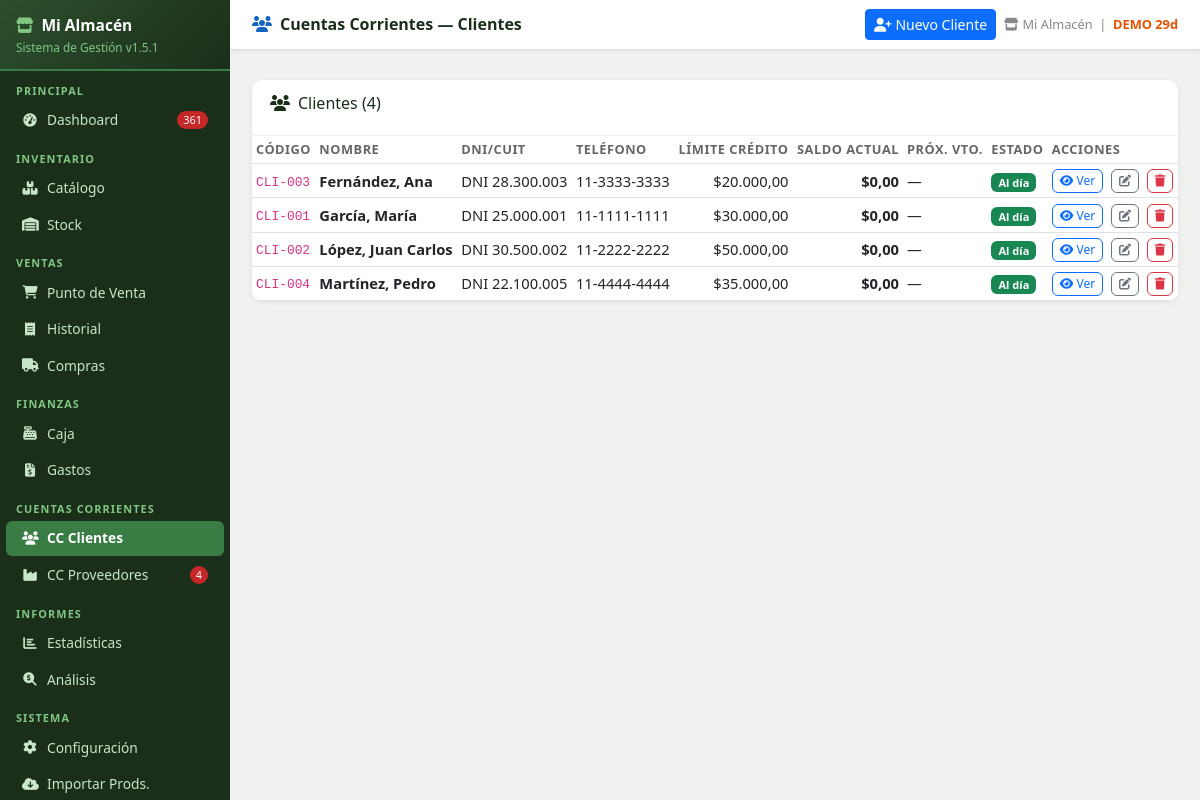
Screenshot of /cc_clientes (signed in) with the database file from the repository.
### tables this page shows
CREATE TABLE config (
            clave TEXT PRIMARY KEY,
            valor TEXT
        );

CREATE TABLE clientes (
            id INTEGER PRIMARY KEY AUTOINCREMENT,
            codigo TEXT UNIQUE,
            nombre TEXT NOT NULL,
            dni_cuit TEXT DEFAULT '',
            telefono TEXT DEFAULT '',
            email TEXT DEFAULT '',
            limite_credito REAL DEFAULT 0,
            activo INTEGER DEFAULT 1
        );

### app.py (the view)
@app.route('/cc_clientes')
@login_required
def cc_clientes():
    clientes = db.get_cc_clientes_resumen()
    hoy = date.today().isoformat()
    return render_template('cc_clientes.html', clientes=clientes, hoy=hoy)

### app.py (called while the page is built)
def login_required(f):
    @wraps(f)
    def decorated(*args, **kwargs):
        if 'user' not in session:
            flash('⚠ Debés iniciar sesión para acceder.', 'warning')
            return redirect(url_for('login', next=request.path))
        return f(*args, **kwargs)
    return decorated

@app.before_request
def before():
    global _scheduler_started
    db.init_db()
    if not _scheduler_started:
        _scheduler_started = True
        iniciar_backup_scheduler()
    public = {'/login', '/static'}
    if any(request.path.startswith(p) for p in public):
        return
    if request.path == '/favicon.ico':
        return
    if 'user' in session:
        try:
            inv_at = db.get_config().get('sessions_invalidated_at', '')
            login_at = session.get('login_date', '')
            if inv_at and login_at and login_at < inv_at:
                session.clear()
        except Exception:
            pass
    if 'user' not in session and request.endpoint not in ('login', 'apagar_rapido', 'static', None):
        return redirect(url_for('login', next=request.path))

def fmt_ars(v):
    try:
        return f"${float(v):,.2f}".replace(',','X').replace('.',',').replace('X','.')
    except:
        return "$0,00"

### database.py (called while the page is built, shortened)
def get_conn():
    conn = sqlite3.connect(DB_PATH)
    conn.row_factory = sqlite3.Row
    conn.execute("PRAGMA foreign_keys = ON")
    return conn

def q(sql, params=(), fetchall=True, fetchone=False, commit=False):
    conn = get_conn()
    try:
        c = conn.cursor()
        c.execute(sql, params)
        if commit:
            conn.commit()
            return c.lastrowid
        if fetchone:
            return c.fetchone()
        if fetchall:
            return c.fetchall()
    finally:
        conn.close()

def init_db():
    global _db_initialized
    if _db_initialized:
        return

def get_config():
    rows = q("SELECT clave, valor FROM config")
    return {r['clave']: r['valor'] for r in rows}

def get_cc_clientes_resumen():
    rows = q("""SELECT cl.*,
        COALESCE(SUM(m.debe),0)-COALESCE(SUM(m.haber),0) as saldo_actual,
        MAX(m.vencimiento) as proximo_vto
        FROM clientes cl
        LEFT JOIN cc_clientes_mov m ON m.cliente_id=cl.id
        WHERE cl.activo=1
        GROUP BY cl.id ORDER BY cl.nombre""")
    return rows

### templates/cc_clientes.html (shortened to what this page needs)
{% extends 'base.html' %}
{% block page_title %}<i class="fas fa-users me-2" style="color:#1565c0"></i>Cuentas Corrientes — Clientes{% endblock %}
{% block topbar_actions %}
<button class="btn btn-primary btn-sm" data-bs-toggle="modal" data-bs-target="#nuevoClienteModal">
  <i class="fas fa-user-plus me-1"></i>Nuevo Cliente
</button>
{% endblock %}
{% block content %}
<div class="table-card mb-3">
  <div class="tc-header"><h6><i class="fas fa-users me-2"></i>Clientes ({{ clientes|length }})</h6></div>
  <div class="table-responsive">
    <table class="table table-sm mb-0">
      <thead>
        <tr><th>Código</th><th>Nombre</th><th>DNI/CUIT</th><th>Teléfono</th>
        <th class="text-end">Límite Crédito</th><th class="text-end">Saldo Actual</th>
        <th>Próx. Vto.</th><th>Estado</th><th>Acciones</th></tr>
      </thead>
      <tbody>
      {% for cl in clientes %}
        {% set saldo = cl.saldo_actual or 0 %}
        <tr>
          <td><code>{{ cl.codigo }}</code></td>
          <td><strong>{{ cl.nombre }}</strong></td>
          <td>{{ cl.dni_cuit or '—' }}</td>
          <td>{{ cl.telefono or '—' }}</td>
          <td class="text-end">{{ fmt_ars(cl.limite_credito) }}</td>
          <td class="text-end fw-bold {% if saldo > 0 %}text-danger{% elif saldo < 0 %}text-success{% endif %}">
            {{ fmt_ars(saldo) }}
          </td>
          <td>
            {% if cl.proximo_vto %}
              <span class="{% if cl.proximo_vto < hoy %}text-danger fw-bold{% else %}text-muted{% endif %}">
                {{ cl.proximo_vto }}
              </span>
            {% else %}—{% endif %}
          </td>
          <td>
            {% if saldo <= 0 %}<span class="badge bg-success">Al día</span>
            {% elif cl.proximo_vto and cl.proximo_vto < hoy %}<span class="badge bg-danger">VENCIDO</span>
            {% else %}<span class="badge bg-warning text-dark">Debe</span>{% endif %}
          </td>
          <td>
            <a href="/cc_clientes/{{ cl.id }}" class="btn btn-xs btn-outline-primary" style="font-size:.75rem;padding:2px 7px">
              <i class="fas fa-eye"></i> Ver
            </a>
            <button class="btn btn-xs btn-outline-secondary ms-1" style="font-size:.75rem;padding:2px 7px"
              onclick="editarCliente({{ cl.id }},'{{ cl.nombre|replace("'","\\'")|e }}','{{ cl.dni_cuit or '' }}','{{ cl.telefono or '' }}','{{ cl.email or '' }}',{{ cl.limite_credito or 0 }})">
              <i class="fas fa-edit"></i>
            </button>
            <form method="post" action="/clientes/{{ cl.id }}/eliminar" class="d-inline"
                  onsubmit="return confirm('¿Desactivar cliente «{{ cl.nombre|e }}»?')">
              <button type="submit" class="btn btn-xs btn-outline-danger ms-1" style="font-size:.75rem;padding:2px 7px">
                <i class="fas fa-trash"></i>
              </button>
            </form>
          </td>
        </tr>
      {% else %}
        <tr><td colspan="9" class="empty-state"><i class="fas fa-users"></i><br>Sin clientes</td></tr>
      {% endfor %}
      </tbody>
    </table>
  </div>
</div>
{% endblock %}

### templates/base.html (shortened to what this page needs)
<!DOCTYPE html>
<html lang="es">
<head>
<link href="https://cdn.jsdelivr.net/npm/bootstrap@5.3.0/dist/css/bootstrap.min.css" rel="stylesheet">
<link href="https://cdnjs.cloudflare.com/ajax/libs/font-awesome/6.4.0/css/all.min.css" rel="stylesheet">
</head>
<body>
<div id="sidebar">
  <div class="logo">
    <h5><i class="fas fa-store me-2" style="color:#81c784"></i>{{ cfg_nombre or 'Mi Almacén' }}</h5>
    <small>Sistema de Gestión v{{ app_version }}</small>
  </div>
  <div class="nav-label">Principal</div>
  <a href="/" class="nav-link {% if request.path == '/' %}active{% endif %}">
    <i class="fas fa-tachometer-alt"></i> Dashboard
    {% if alertas_sidebar and (alertas_sidebar.sin_stock + alertas_sidebar.critico) > 0 %}
      <span class="badge-alert">{{ alertas_sidebar.sin_stock + alertas_sidebar.critico }}</span>
    {% endif %}
  </a>
  <div class="nav-label">Inventario</div>
  <a href="/productos" class="nav-link {% if '/productos' in request.path and '/importar' not in request.path %}active{% endif %}">
    <i class="fas fa-boxes"></i> Catálogo
  </a>
  <a href="/stock" class="nav-link {% if '/stock' in request.path %}active{% endif %}">
    <i class="fas fa-warehouse"></i> Stock
  </a>
  <div class="nav-label">Ventas</div>
  <a href="/punto_venta" class="nav-link {% if '/punto_venta' in request.path %}active{% endif %}">
    <i class="fas fa-shopping-cart"></i> Punto de Venta
  </a>
  <a href="/historial" class="nav-link {% if '/historial' in request.path %}active{% endif %}">
    <i class="fas fa-receipt"></i> Historial
  </a>
  <a href="/compras" class="nav-link {% if '/compras' in request.path %}active{% endif %}">
    <i class="fas fa-truck"></i> Compras
  </a>
  <div class="nav-label">Finanzas</div>
  <a href="/caja" class="nav-link {% if '/caja' in request.path %}active{% endif %}">
    <i class="fas fa-cash-register"></i> Caja
  </a>
  <a href="/gastos" class="nav-link {% if '/gastos' in request.path %}active{% endif %}">
    <i class="fas fa-file-invoice-dollar"></i> Gastos
  </a>
  <div class="nav-label">Cuentas Corrientes</div>
  <a href="/cc_clientes" class="nav-link {% if '/cc_clientes' in request.path %}active{% endif %}">
    <i class="fas fa-users"></i> CC Clientes
  </a>
  <a href="/cc_proveedores" class="nav-link {% if '/cc_proveedores' in request.path %}active{% endif %}">
    <i class="fas fa-industry"></i> CC Proveedores
    {% if alertas_sidebar and alertas_sidebar.facturas_por_vencer > 0 %}
      <span class="badge-alert">{{ alertas_sidebar.facturas_por_vencer }}</span>
    {% endif %}
  </a>
  <div class="nav-label">Informes</div>
  <a href="/estadisticas" class="nav-link {% if '/estadisticas' in request.path %}active{% endif %}">
    <i class="fas fa-chart-bar"></i> Estadísticas
  </a>
  <a href="/analisis" class="nav-link {% if '/analisis' in request.path %}active{% endif %}">
    <i class="fas fa-search-dollar"></i> Análisis
  </a>
  <div class="nav-label">Sistema</div>
  <a href="/config" class="nav-link {% if request.path == '/config' %}active{% endif %}">
    <i class="fas fa-cog"></i> Configuración
  </a>
  <a href="/productos/importar" class="nav-link {% if '/importar' in request.path %}active{% endif %}">
    <i class="fas fa-cloud-download-alt"></i> Importar Prods.
  </a>
</div>
<div id="main">
  <div class="topbar">
    <h4>{% block page_title %}Dashboard{% endblock %}</h4>
    <div class="tb-actions">
      {% block topbar_actions %}{% endblock %}
      <span class="meta">
        <i class="fas fa-store me-1"></i>{{ cfg_nombre or 'Mi Almacén' }}
        &nbsp;|&nbsp;
        {% if demo_status and demo_status.demo and not demo_status.vencido %}
          <span style="color:#e65100;font-weight:600;">DEMO {{ demo_status.dias_restantes }}d</span>
        {% elif demo_status and not demo_status.demo %}
          <span style="color:#2e7d32;font-weight:600;"><i class="fas fa-check-circle"></i> Licenciado</span>
        {% endif %}
      </span>
    </div>
  </div>
  <div class="px-3 pt-2">
  </div>
  <div class="content">
    {% block content %}{% endblock %}
  </div>
</div>
</body>
</html>

### rows the page displays
config: valor "Mi Almacén"
clientes: codigo "CLI-003", nombre "Fernández, Ana", dni_cuit "DNI 28.300.003", telefono "11-3333-3333", limite_credito "$20.000,00", fmt_ars "$0,00"
clientes: codigo "CLI-001", nombre "García, María", dni_cuit "DNI 25.000.001", telefono "11-1111-1111", limite_credito "$30.000,00", fmt_ars "$0,00"
clientes: codigo "CLI-002", nombre "López, Juan Carlos", dni_cuit "DNI 30.500.002", telefono "11-2222-2222", limite_credito "$50.000,00", fmt_ars "$0,00"
clientes: codigo "CLI-004", nombre "Martínez, Pedro", dni_cuit "DNI 22.100.005", telefono "11-4444-4444", limite_credito "$35.000,00", fmt_ars "$0,00"

### other values shown
{{ app_version }} "1.5.1"
{{ alertas_sidebar.sin_stock + alertas_sidebar.critico }} "361"
{{ alertas_sidebar.facturas_por_vencer }} "4"
{{ demo_status.dias_restantes }} "29"
{{ clientes|length }} "4"
